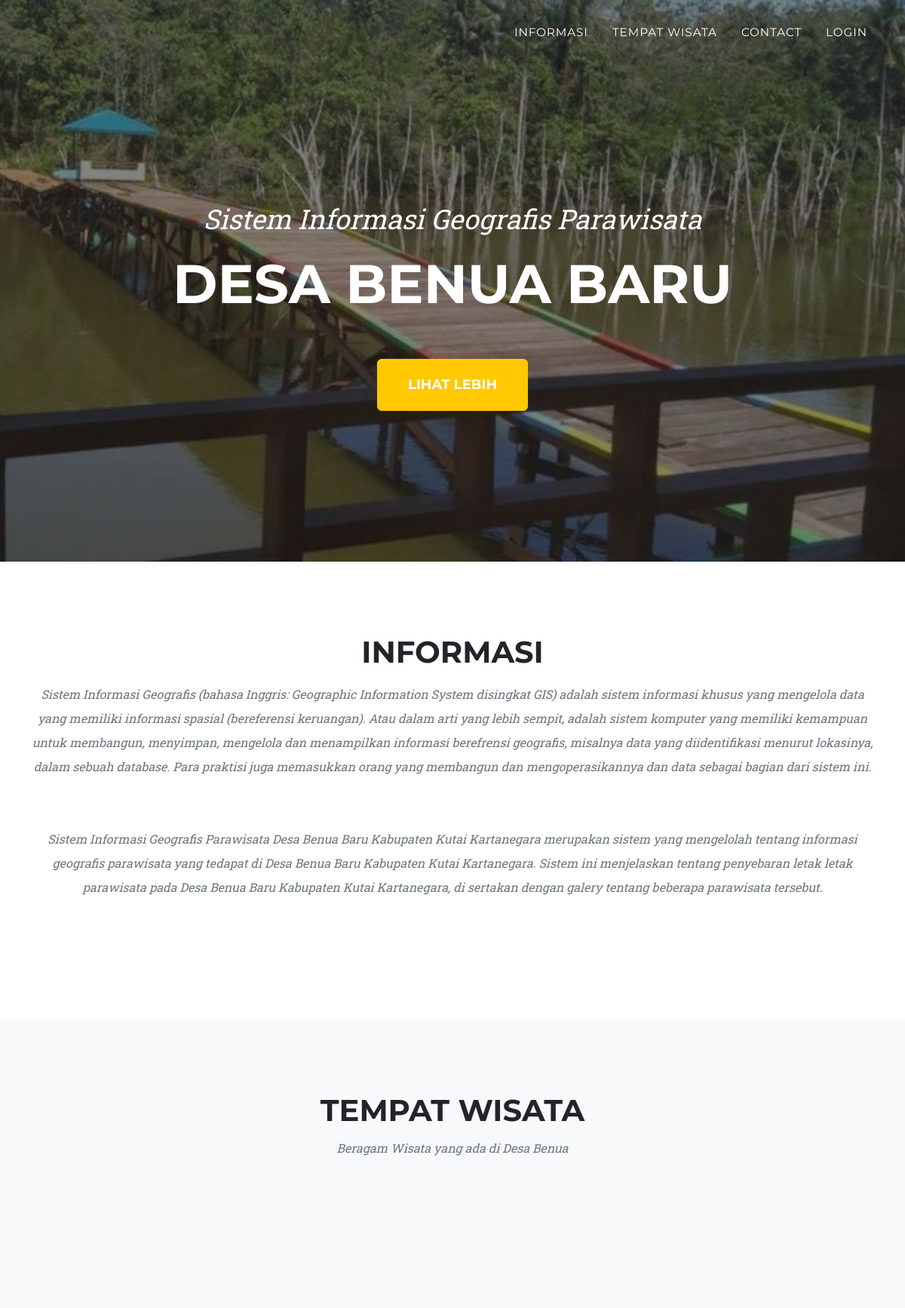
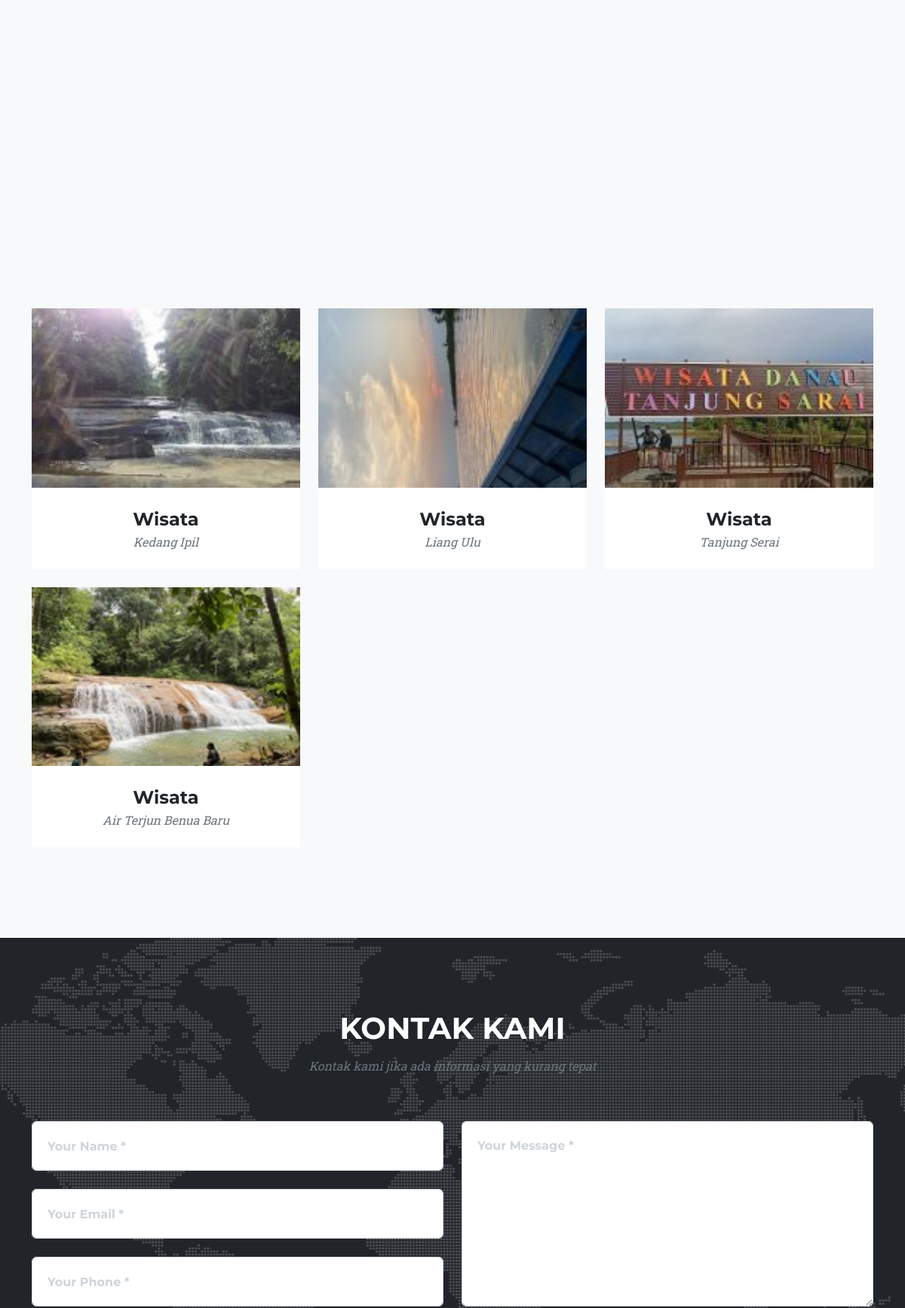
The page / (upper part) on the database its author committed (2 pictures, top to bottom).
### tables this page shows
CREATE TABLE `tb_tempat` (
  `id_tempat` int(11) NOT NULL,
  `nama_tempat` varchar(255) DEFAULT NULL,
  `gambar` varchar(255) DEFAULT NULL,
  `lat` double DEFAULT NULL,
  `lng` double DEFAULT NULL,
  `lokasi` varchar(255) DEFAULT NULL,
  `keterangan` text DEFAULT NULL
);

### config.php (called while the page is built)
<?php
$config["server"]='localhost';
$config["username"]='root';
$config["password"]='';
$config["database_name"]='gis';

### includes/ez_sql_core.php (called while the page is built, shortened)
<?php
	class ezSQLcore
	{
		var $timers           = array();
		function get_host_port( $host, $default = false )
		{
			$port = $default;
			return array( $host, $port );
		}
		function flush()
		{
			$this->last_result = array();
		}
		function get_results($query=null, $output = OBJECT)
		{
			if ( $query )
			{
				$this->query($query);
			}
			if ( $output == OBJECT )
			{
				return $this->last_result;
			}
		}
		function timer_get_cur()
		{
			list($usec, $sec) = explode(" ",microtime());
			return ((float)$usec + (float)$sec);
		}
		function timer_start($timer_name)
		{
			$this->timers[$timer_name] = $this->timer_get_cur();
		}
		function timer_elapsed($timer_name)
		{
			return round($this->timer_get_cur() - $this->timers[$timer_name],2);
		}
	}

### functions.php (called while the page is built, shortened)
<?php
include dirname(__FILE__) . '/config.php';
include'includes/ez_sql_core.php';
include'includes/ez_sql_mysqli.php';
$db = new ezSQL_mysqli($config[username], $config[password], $config[database_name], $config[server]);

### includes/ez_sql_mysqli.php (called while the page is built, shortened)
<?php
	$ezsql_mysqli_str = array
	(
		1 => 'Require $dbuser and $dbpassword to connect to a database server',
		2 => 'Error establishing mySQLi database connection. Correct user/password? Correct hostname? Database server running?',
		3 => 'Require $dbname to select a database',
		4 => 'mySQLi database connection is not active',
		5 => 'Unexpected error while trying to select database'
	);
	class ezSQL_mysqli extends ezSQLcore
	{
		function connect($dbuser='', $dbpassword='', $dbhost='localhost', $dbport=false)
		{
			global $ezsql_mysqli_str; $return_val = false;
			if ( ! $dbuser )
			{
				$this->register_error($ezsql_mysqli_str[1].' in '.__FILE__.' on line '.__LINE__);
				$this->show_errors ? trigger_error($ezsql_mysqli_str[1],E_USER_WARNING) : null;
			}
			else
			{
				$this->dbh = new mysqli($dbhost,$dbuser,$dbpassword, '', $dbport);
				if( $this->dbh->connect_errno )
				{
					$this->register_error($ezsql_mysqli_str[2].' in '.__FILE__.' on line '.__LINE__);
					$this->show_errors ? trigger_error($ezsql_mysqli_str[2],E_USER_WARNING) : null;
				}
				else
				{
					$return_val = true;
				}
			}
			return $return_val;
		}
		function query($query)
		{
			$return_val = 0;
			$query = trim($query);
			$this->result = @$this->dbh->query($query);
			if ( preg_match("/^(insert|delete|update|replace|truncate|drop|create|alter|begin|commit|rollback|set|lock|unlock|call)/i",$query) )
			{
				$is_insert = true;
				$this->rows_affected = @$this->dbh->affected_rows;
				if ( preg_match("/^(insert|replace)\s+/i",$query) )
				{
					$this->insert_id = @$this->dbh->insert_id;
				}
				$return_val = $this->rows_affected;
			}
			else
			{
				$is_insert = false;
				$i=0;
				$num_rows=0;
				while ( $row = @$this->result->fetch_object() )
				{
					$num_rows++;
				}
				$this->num_rows = $num_rows;
				$return_val = $this->num_rows;
			}
			return $return_val;
		}
	}

### index.php (the view, shortened to what this page needs)
<?php
include 'functions.php';
?>
<!DOCTYPE html>
<html lang="en">
    <head>
        <link href="assets/css2/styles.css" rel="stylesheet" />
    </head>
    <body id="page-top">
        <nav class="navbar navbar-expand-lg navbar-dark fixed-top" id="mainNav">
            <div class="container">
                <div class="collapse navbar-collapse" id="navbarResponsive">
                    <ul class="navbar-nav text-uppercase ms-auto py-4 py-lg-0">
                        <li class="nav-item"><a class="nav-link" href="#services">Informasi</a></li>
                        <li class="nav-item"><a class="nav-link" href="#portfolio">Tempat Wisata</a></li>
                        <li class="nav-item"><a class="nav-link" href="#contact">Contact</a></li>
                        <li class="nav-item"><a class="nav-link" href="login.php">Login</a></li>
                    </ul>
                </div>
            </div>
        </nav>
        <header class="masthead">
            <div class="container">
                <div class="masthead-subheading">Sistem Informasi Geografis Parawisata</div>
                <div class="masthead-heading text-uppercase">Desa Benua Baru</div>
                <a class="btn btn-primary btn-xl text-uppercase" href="#portfolio">Lihat Lebih</a>
            </div>
        </header>
        <section class="page-section" id="services">
            <div class="container">
                <div class="text-center">
                    <h2 class="section-heading text-uppercase">Informasi</h2>
                    <h3 class="section-subheading text-muted" style="line-height:2">Sistem Informasi Geografis (bahasa Inggris: Geographic Information System disingkat GIS) adalah sistem informasi khusus yang mengelola data yang memiliki informasi spasial (bereferensi keruangan). Atau dalam arti yang lebih sempit, adalah sistem komputer yang memiliki kemampuan untuk membangun, menyimpan, mengelola dan menampilkan informasi berefrensi geografis, misalnya data yang diidentifikasi menurut lokasinya, dalam sebuah database. Para praktisi juga memasukkan orang yang membangun dan mengoperasikannya dan data sebagai bagian dari sistem ini.                    </h3>
                    <h3 class="section-subheading text-muted" style="line-height:2">Sistem Informasi Geografis Parawisata Desa Benua Baru Kabupaten Kutai Kartanegara merupakan sistem yang mengelolah tentang informasi geografis parawisata yang tedapat di Desa Benua Baru Kabupaten Kutai Kartanegara. Sistem ini menjelaskan tentang penyebaran letak letak parawisata pada Desa Benua Baru Kabupaten Kutai Kartanegara, di sertakan dengan galery tentang beberapa parawisata tersebut.                    </h3>
                </div>
            </div>
        </section>
        <section class="page-section bg-light" id="portfolio">
            <div class="container">
                <div class="text-center">
                    <h2 class="section-heading text-uppercase">Tempat Wisata</h2>
                    <h3 class="section-subheading text-muted">Beragam Wisata yang ada di Desa Benua</h3>
                </div>
                <div class="row mb-5">
                    <div id="map" style="height: 500px;"></div>
                </div>
                <div class="row">
                <?php
        $sql = "SELECT *
            FROM tb_tempat p";
        $rows = $db->get_results($sql);
        foreach($rows as $row):?>
                    <div class="col-lg-4 col-sm-6 mb-4">
                        <div class="portfolio-item">
                            <a class="portfolio-link" data-bs-toggle="modal" href="#portfolioModal<?=$row->id_tempat?>">
                                <img class="img-fluid" style="width:100%;" src="assets/images/tempat/small_<?=$row->gambar?>" alt="..." />
                            </a>
                            <div class="portfolio-caption">
                                <div class="portfolio-caption-heading">Wisata</div>
                                <div class="portfolio-caption-subheading text-muted"><?=$row->nama_tempat?></div>
                            </div>
                        </div>
                    </div>
                    <?php endforeach;    ?>
                </div>
            </div>
        </section>
        <section class="page-section" id="contact">
            <div class="container">
                <div class="text-center">
                    <h2 class="section-heading text-uppercase">Kontak Kami</h2>
                    <h3 class="section-subheading text-muted">Kontak kami jika ada informasi yang kurang tepat</h3>
                </div>
                <form id="contactForm" data-sb-form-api-token="API_TOKEN">
                    <div class="row align-items-stretch mb-5">
                        <div class="col-md-6">
                            <div class="form-group">
                                <input class="form-control" id="name" type="text" placeholder="Your Name *" data-sb-validations="required" />
                            </div>
                            <div class="form-group">
                                <input class="form-control" id="email" type="email" placeholder="Your Email *" data-sb-validations="required,email" />
                            </div>
                            <div class="form-group mb-md-0">
                                <input class="form-control" id="phone" type="tel" placeholder="Your Phone *" data-sb-validations="required" />
                            </div>
                        </div>
                        <div class="col-md-6">
                            <div class="form-group form-group-textarea mb-md-0">
                                <textarea class="form-control" id="message" placeholder="Your Message *" data-sb-validations="required"></textarea>
                            </div>
                        </div>
                    </div>
                </form>
            </div>
        </section>
    </body>
</html>

### rows shown on the page
tb_tempat: gambar (picture), nama_tempat "Kedang Ipil"
tb_tempat: gambar (picture), nama_tempat "Liang Ulu"
tb_tempat: gambar (picture), nama_tempat "Tanjung Serai"
tb_tempat: gambar (picture), nama_tempat "Air Terjun Benua Baru"
